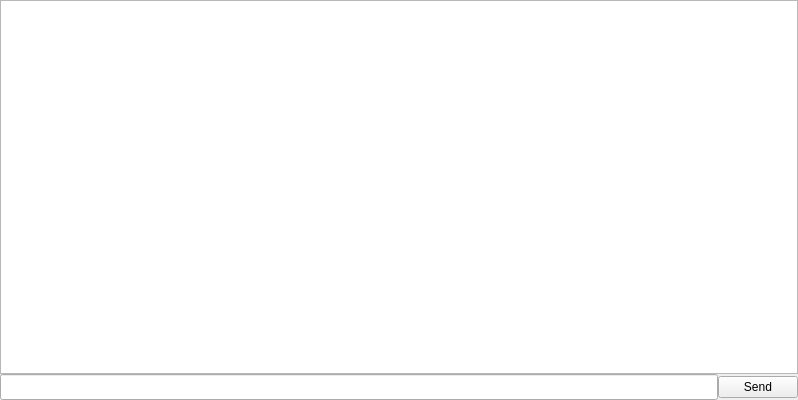
<?xml version="1.0" encoding="UTF-8"?>
<ui version="4.0">
 <class>GuiClass</class>
 <widget class="QMainWindow" name="GuiClass">
  <property name="geometry">
   <rect>
    <x>0</x>
    <y>0</y>
    <width>798</width>
    <height>400</height>
   </rect>
  </property>
  <property name="minimumSize">
   <size>
    <width>0</width>
    <height>0</height>
   </size>
  </property>
  <property name="maximumSize">
   <size>
    <width>1280</width>
    <height>600</height>
   </size>
  </property>
  <property name="windowTitle">
   <string>Gui</string>
  </property>
  <widget class="QWidget" name="centralWidget">
   <property name="enabled">
    <bool>true</bool>
   </property>
   <property name="maximumSize">
    <size>
     <width>800</width>
     <height>400</height>
    </size>
   </property>
   <layout class="QVBoxLayout" name="verticalLayout_2">
    <property name="spacing">
     <number>0</number>
    </property>
    <property name="leftMargin">
     <number>0</number>
    </property>
    <property name="topMargin">
     <number>0</number>
    </property>
    <property name="rightMargin">
     <number>0</number>
    </property>
    <property name="bottomMargin">
     <number>0</number>
    </property>
    <item>
     <layout class="QVBoxLayout" name="verticalLayout">
      <property name="spacing">
       <number>0</number>
      </property>
      <item>
       <widget class="QPlainTextEdit" name="textVindue">
        <property name="enabled">
         <bool>true</bool>
        </property>
        <property name="minimumSize">
         <size>
          <width>0</width>
          <height>0</height>
         </size>
        </property>
        <property name="maximumSize">
         <size>
          <width>16777215</width>
          <height>16777215</height>
         </size>
        </property>
        <property name="font">
         <font>
          <family>Narkisim</family>
          <pointsize>10</pointsize>
         </font>
        </property>
        <property name="readOnly">
         <bool>true</bool>
        </property>
       </widget>
      </item>
      <item>
       <layout class="QHBoxLayout" name="horizontalLayout">
        <property name="spacing">
         <number>0</number>
        </property>
        <item>
         <widget class="QLineEdit" name="textEdit">
          <property name="enabled">
           <bool>true</bool>
          </property>
          <property name="font">
           <font>
            <family>Narkisim</family>
            <pointsize>10</pointsize>
           </font>
          </property>
         </widget>
        </item>
        <item>
         <widget class="QPushButton" name="sendButton">
          <property name="text">
           <string>Send</string>
          </property>
         </widget>
        </item>
       </layout>
      </item>
     </layout>
    </item>
   </layout>
  </widget>
 </widget>
 <layoutdefault spacing="6" margin="11"/>
 <resources>
  <include location="gui.qrc"/>
 </resources>
 <connections/>
</ui>
